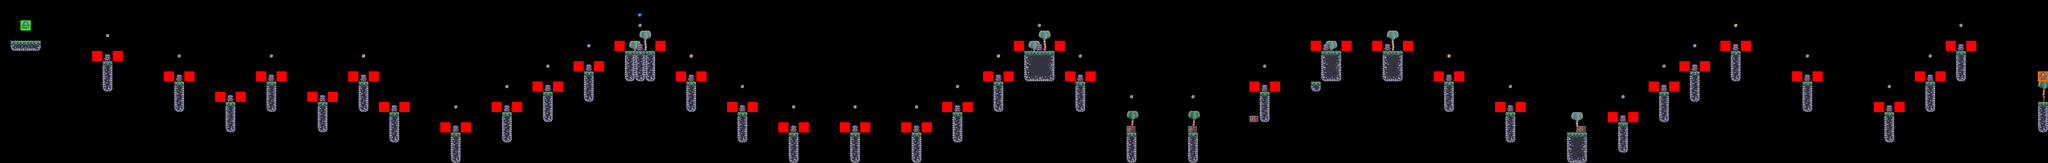

A level layout from a 2D game, rendered from its tile map. Below: a short description, then the map file with tile-grid data replaced by summaries:
An orthogonal 200x16 tile map with 64x64 px tiles, 10 tile layers (bg_palms, terrain, crates, grass, ...), 8 tilesets.

<map version="1.9" tiledversion="1.9.2" orientation="orthogonal" renderorder="right-down" width="200" height="16" tilewidth="64" tileheight="64" infinite="0" nextlayerid="11" nextobjectid="1">
 <tileset firstgid="1" source="../tilesets/terrain_tiles.tsx" />
 <tileset firstgid="17" source="../tilesets/palms.tsx" />
 <tileset firstgid="20" source="../tilesets/crates.tsx" />
 <tileset firstgid="21" source="../tilesets/grass_tiles.tsx" />
 <tileset firstgid="26" source="../tilesets/enemy_tiles.tsx" />
 <tileset firstgid="28" source="../tilesets/coin_tiles.tsx" />
 <tileset firstgid="30" source="../tilesets/diamond_tile.tsx" />
 <tileset firstgid="31" source="../tilesets/setup_tiles.tsx" />
 <layer id="2" name="bg_palms" width="200" height="16">
  <data>[3200 cells, 7 non-empty, 1 distinct tile ids]</data>
 </layer>
 <layer id="1" name="terrain" width="200" height="16">
  <data>[3200 cells, 139 non-empty, 16 distinct tile ids]</data>
 </layer>
 <layer id="3" name="crates" width="200" height="16">
  <data>[3200 cells, 4 non-empty, 1 distinct tile ids]</data>
 </layer>
 <layer id="4" name="grass" width="200" height="16">
  <data>[3200 cells, 45 non-empty, 1 distinct tile ids]</data>
 </layer>
 <layer id="5" name="enemies" width="200" height="16">
  <data>[3200 cells, 34 non-empty, 1 distinct tile ids]</data>
 </layer>
 <layer id="6" name="constraints" width="200" height="16">
  <data>[3200 cells, 68 non-empty, 1 distinct tile ids]</data>
 </layer>
 <layer id="7" name="fg_palms" width="200" height="16">
  <data>[3200 cells, 3 non-empty, 1 distinct tile ids]</data>
 </layer>
 <layer id="8" name="coins" width="200" height="16">
  <data>[3200 cells, 31 non-empty, 2 distinct tile ids]</data>
 </layer>
 <layer id="9" name="diamond" width="200" height="16">
  <data>[3200 cells, 1 non-empty, 1 distinct tile ids]</data>
 </layer>
 <layer id="10" name="player" width="200" height="16">
  <data>[3200 cells, 2 non-empty, 2 distinct tile ids]</data>
 </layer>
</map>
